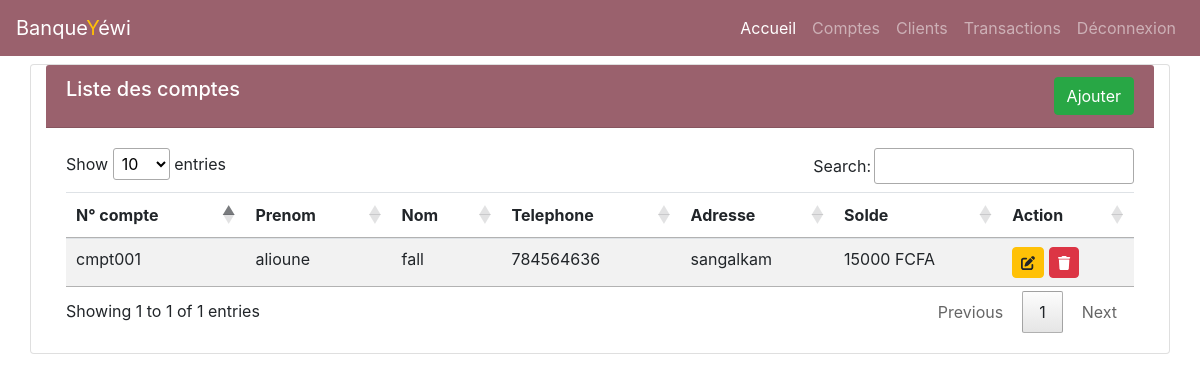
The page /?page=compte (signed in) on the database its author committed.
### tables this page shows
CREATE TABLE `compte` (
  `id` int(11) NOT NULL,
  `numCompte` varchar(255) NOT NULL,
  `solde` double NOT NULL,
  `statut` int(11) NOT NULL,
  `iduser` int(11) NOT NULL
);

CREATE TABLE `personne` (
  `id` int(11) NOT NULL,
  `prenom` varchar(50) NOT NULL,
  `nom` varchar(20) NOT NULL,
  `tel` varchar(15) NOT NULL,
  `email` varchar(255) NOT NULL,
  `password` varchar(200) NOT NULL,
  `adresse` varchar(50) NOT NULL
);

### includes/database.php (called while the page is built, shortened)
<?php
try {
    $db = new PDO("mysql:host=localhost;dbname=bank", "root", "");
} catch (PDOException $e) {
   die("Erreur : ".$e->getMessage());
}
function comptes()
{
    global $db;
    try {
        $req = $db->prepare("SELECT prenom, nom, numCompte,tel,adresse, solde
        FROM compte c, personne p
        WHERE c.idUser = p.id
        ORDER BY numCompte ASC");
        $req->execute();
        return $req->fetchAll(PDO::FETCH_OBJ);
    } catch (PDOException $e) {
        die("Erreur : ".$e->getMessage());
    }
}

### views/compte.php (the view)
<?php if (isset($_GET['type'])):  ?>
<div class="container mt-3 col-md-4 card">
    <div class="card-header text-white" style="background-color: #9A616D;">
        <div class="row">
            <h5 class="col-md-8">Ajout compte</h5>
            <div class="col-md-4 text-right">
                <a class="btn btn-info" href="?page=compte">retour</a>
            </div>
        </div>
    </div>
    <div class="card-body">
        <form action="" method="post">
            <div class="form-group">
                <label for="">N° compte</label>
                <input type="text"  name="numCompte" class="form-control" placeholder="Numero compte" required>
            </div>
            <div class="form-group">
                <label for="">Utilisateur</label>
                <select name="user" id="" class="form-control" required>
                    <option value="">Selectionner un client</option>
                    <?php foreach($clients as $c): ?>
                        <option value="<?= $c->id ?>"> <?= $c->prenom." ".$c->nom ?></option>
                    <?php endforeach; ?>
                </select>
            </div>
            <div class="form-group">
                <label for="">Solde</label>
                <input type="number" value="15000" step="5"  name="solde" class="form-control" min="15000" required>
            </div>
            <button type="submit" name="ajoutCompte" class="btn btn-outline-success">Ajouter</button>
            <button type="reset" class="btn btn-outline-warning">Annuler</button>
        </form>
    </div>
</div>
<?php  else: ?>
<div class="container mt-2 card">
    <div class="card-header text-white" style="background-color: #9A616D;">
        <div class="row">
            <h5 class="col-md-8">Liste des comptes</h5>
            <div class="col-md-4 text-right">
                <a class="btn btn-success" href="?page=compte&type=ajout">Ajouter</a>
            </div>
        </div>
    </div>
    <div class="card-body">
        <table class="table table-striped" id="myTable">
            <thead>
                <tr>
                    <th>N° compte</th>
                    <th>Prenom</th>
                    <th>Nom</th>
                    <th>Telephone</th>
                    <th>Adresse</th>
                    <th>Solde</th>
                    <th>Action</th>
                </tr>
            </thead>
            <tbody>
                <?php foreach($comptes as $c): ?>
                <tr>
                    <td><?= $c->numCompte ?></td>
                    <td><?= $c->prenom ?></td>
                    <td><?= $c->nom ?></td>
                    <td><?= $c->tel ?></td>
                    <td><?= $c->adresse ?></td>
                    <td><?= $c->solde ?> FCFA</td>
                    <td>
                        <a href="" class="btn btn-warning btn-sm rounded"><i class="fa fa-edit"></i></a>
                        <a href="" class="btn btn-danger btn-sm rounded"><i class="fa fa-trash"></i></a>
                    </td>
                </tr>
                <?php endforeach; ?>
            </tbody>
        </table>
    </div>
</div>
<?php  endif; ?>

### rows shown on the page
compte: numCompte "cmpt001", iduser.prenom "alioune", iduser.nom "fall", iduser.tel "784564636", iduser.adresse "sangalkam", solde "15000"
